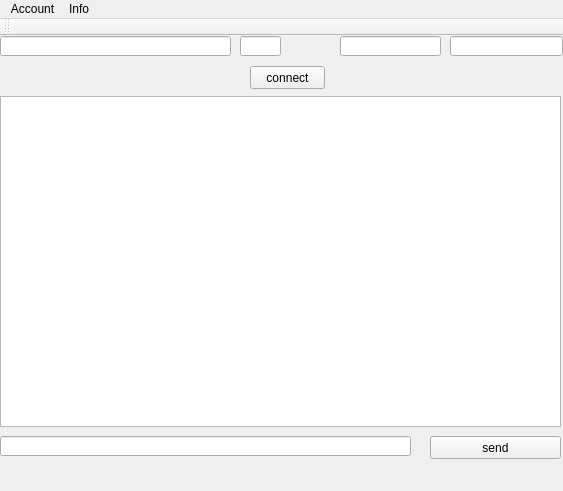
<?xml version="1.0" encoding="UTF-8"?>
<ui version="4.0">
 <class>MainWindow</class>
 <widget class="QMainWindow" name="MainWindow">
  <property name="geometry">
   <rect>
    <x>0</x>
    <y>0</y>
    <width>563</width>
    <height>491</height>
   </rect>
  </property>
  <property name="windowTitle">
   <string>MainWindow</string>
  </property>
  <widget class="QWidget" name="centralWidget">
   <widget class="QTextBrowser" name="textBrowser">
    <property name="geometry">
     <rect>
      <x>0</x>
      <y>60</y>
      <width>561</width>
      <height>331</height>
     </rect>
    </property>
   </widget>
   <widget class="QLineEdit" name="lineEdit">
    <property name="geometry">
     <rect>
      <x>0</x>
      <y>400</y>
      <width>411</width>
      <height>20</height>
     </rect>
    </property>
   </widget>
   <widget class="QPushButton" name="pushButton">
    <property name="geometry">
     <rect>
      <x>430</x>
      <y>400</y>
      <width>131</width>
      <height>23</height>
     </rect>
    </property>
    <property name="text">
     <string>send</string>
    </property>
   </widget>
   <widget class="QLineEdit" name="hostName">
    <property name="geometry">
     <rect>
      <x>0</x>
      <y>0</y>
      <width>231</width>
      <height>20</height>
     </rect>
    </property>
   </widget>
   <widget class="QLineEdit" name="hostPort">
    <property name="geometry">
     <rect>
      <x>240</x>
      <y>0</y>
      <width>41</width>
      <height>20</height>
     </rect>
    </property>
   </widget>
   <widget class="QLineEdit" name="hostUser">
    <property name="geometry">
     <rect>
      <x>340</x>
      <y>0</y>
      <width>101</width>
      <height>20</height>
     </rect>
    </property>
   </widget>
   <widget class="QLineEdit" name="hostPass">
    <property name="geometry">
     <rect>
      <x>450</x>
      <y>0</y>
      <width>113</width>
      <height>20</height>
     </rect>
    </property>
   </widget>
   <widget class="QPushButton" name="connectButton">
    <property name="geometry">
     <rect>
      <x>250</x>
      <y>30</y>
      <width>75</width>
      <height>23</height>
     </rect>
    </property>
    <property name="text">
     <string>connect</string>
    </property>
   </widget>
  </widget>
  <widget class="QMenuBar" name="menuBar">
   <property name="geometry">
    <rect>
     <x>0</x>
     <y>0</y>
     <width>563</width>
     <height>21</height>
    </rect>
   </property>
   <widget class="QMenu" name="menuAccount">
    <property name="title">
     <string>Account</string>
    </property>
    <addaction name="actionSet_account_details"/>
   </widget>
   <widget class="QMenu" name="menuInfo">
    <property name="title">
     <string>Info</string>
    </property>
   </widget>
   <addaction name="menuAccount"/>
   <addaction name="menuInfo"/>
  </widget>
  <widget class="QToolBar" name="mainToolBar">
   <attribute name="toolBarArea">
    <enum>TopToolBarArea</enum>
   </attribute>
   <attribute name="toolBarBreak">
    <bool>false</bool>
   </attribute>
  </widget>
  <action name="actionSet_account_details">
   <property name="text">
    <string>set account details</string>
   </property>
  </action>
 </widget>
 <layoutdefault spacing="6" margin="11"/>
 <resources/>
 <connections/>
</ui>
